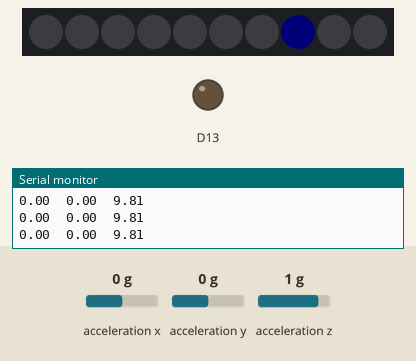
Simulated run of this sketch. Board: Adafruit Circuit Playground Express. Shown: 10 RGB LEDs in strip order, left to right, output pins drawn as LEDs (lit = HIGH), the last lines printed to the serial monitor. Inputs (shaded band) come from the test bench; at power-on: acceleration z 1 g, acceleration x 0 g, acceleration y 0 g. Dim RGB values are drawn brighter than linear.

Above: at 1.2 s.
1.3 s: acceleration z set to -1.4 g
At 2.5 s:
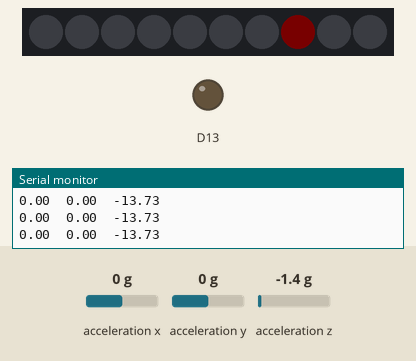
2.8 s: acceleration z set to 0 g
At 3.1 s:
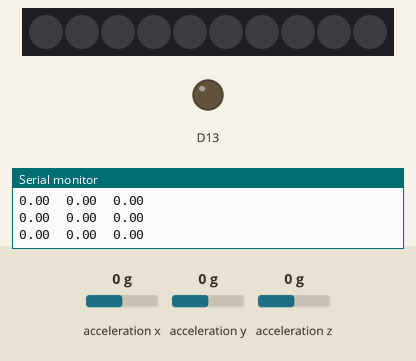
4.3 s: acceleration x set to -1.4 g
At 5.5 s:
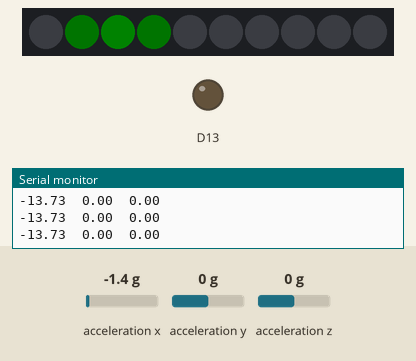
5.8 s: acceleration y set to -1.4 g
At 6.9 s:
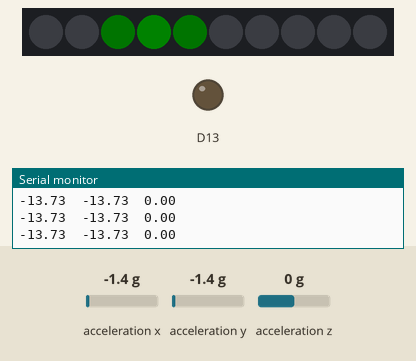
7.3 s: acceleration x set to -0.8 g
At 8.2 s:
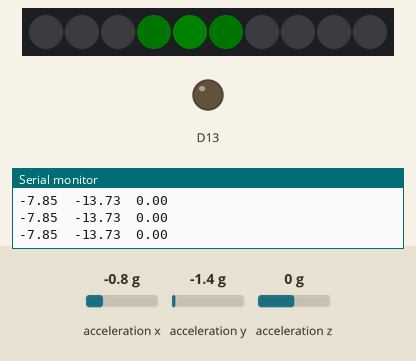
Timing chart, 0 to 9.8 s (numbered marks = the images above; inputs shaded):
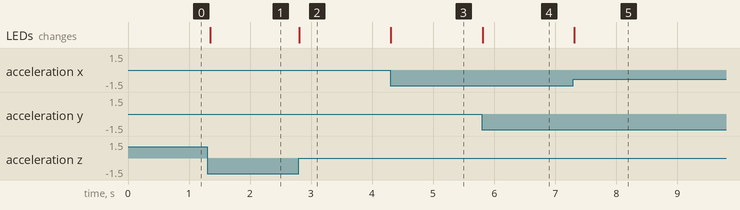

The sketch:

AccelDemo.ino
```cpp
/*
 * AccelDemo - Circuit Playground Express
 *
 * Demonstration de l'accelerometre avec affichage sur LEDs.
 *
 * Board: Adafruit Circuit Playground Express
 * FQBN: adafruit:samd:adafruit_circuitplayground_m0
 *
 * @dependencies Adafruit_CircuitPlayground
 */

#include <Adafruit_CircuitPlayground.h>

void setup() {
  CircuitPlayground.begin();
  CircuitPlayground.setBrightness(30);
  Serial.begin(115200);
  Serial.println("Accelerometre - Circuit Playground Express");
  Serial.println("X\tY\tZ");
}

void loop() {
  float x = CircuitPlayground.motionX();
  float y = CircuitPlayground.motionY();
  float z = CircuitPlayground.motionZ();

  // Affichage série
  Serial.print(x, 2);
  Serial.print("\t");
  Serial.print(y, 2);
  Serial.print("\t");
  Serial.println(z, 2);

  // Affichage LEDs - les LEDs sont en cercle (0 en haut, 5 en bas)
  CircuitPlayground.clearPixels();

  // Calcul de l'angle d'inclinaison (0-9 pour les 10 LEDs)
  // atan2 donne l'angle, on le mappe sur les positions des LEDs
  float angle = atan2(y, x);
  int ledPos = (int)((angle + PI) / (2 * PI) * 10 + 2.5) % 10;

  // Intensité basée sur l'inclinaison (plus c'est penché, plus c'est lumineux)
  float tilt = sqrt(x * x + y * y);
  int brightness = constrain(map(tilt * 10, 0, 100, 20, 255), 20, 255);

  // Couleur selon l'axe Z (rouge = face vers bas, bleu = face vers haut)
  uint8_t red = (z < 0) ? map(constrain(-z * 25, 0, 255), 0, 255, 50, 255) : 0;
  uint8_t blue = (z > 0) ? map(constrain(z * 25, 0, 255), 0, 255, 50, 255) : 0;
  uint8_t green = 50;

  // Allume 3 LEDs autour de la position d'inclinaison
  for (int i = -1; i <= 1; i++) {
    int led = (ledPos + i + 10) % 10;
    int b = (i == 0) ? brightness : brightness / 3;
    CircuitPlayground.setPixelColor(led, (red * b) / 255, (green * b) / 255, (blue * b) / 255);
  }

  delay(50);
}
```

Measured:
- after the input at 1.3 s, the LEDs: change after 0.05 s (image 1)
- after the input at 2.8 s, the LEDs: change at once (image 2)
- after the input at 4.3 s, the LEDs: change at once (image 3)
- after the input at 5.8 s, the LEDs: change at once (image 4)
- after the input at 7.3 s, the LEDs: change at once (image 5)
